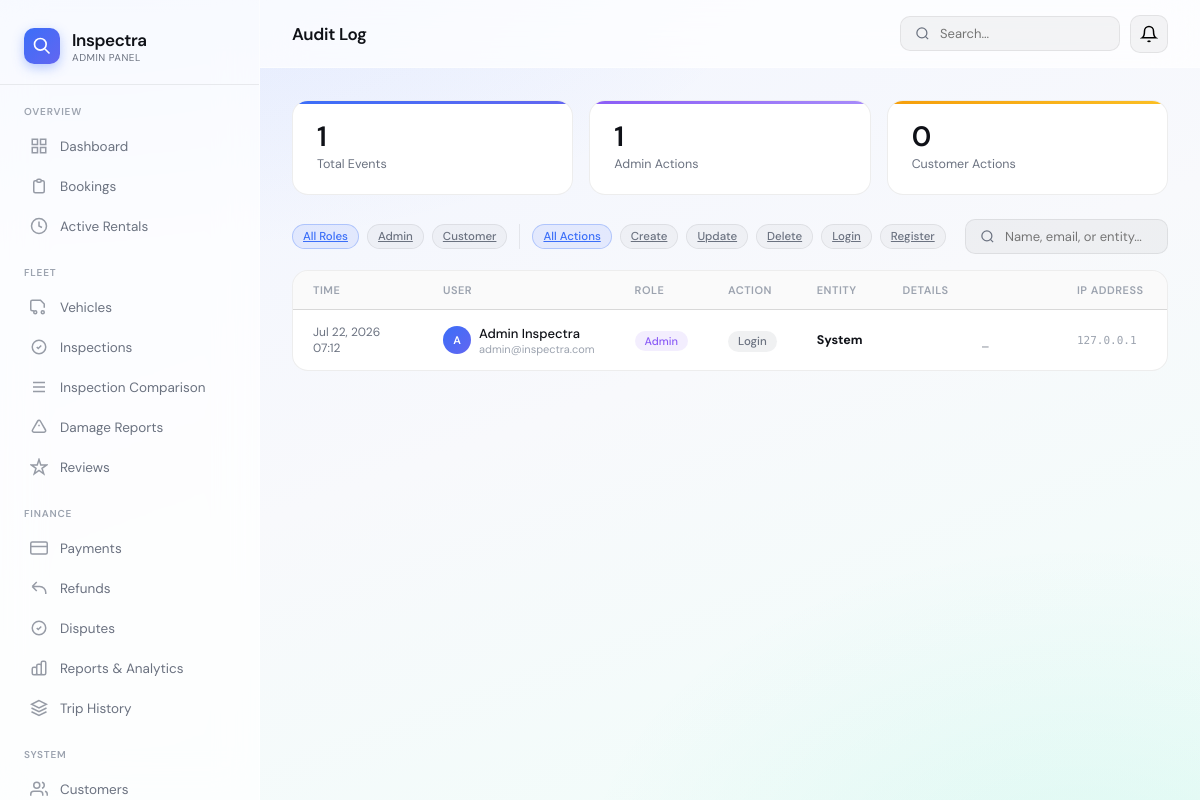
Page /admin/audit_log.php (signed in) on the committed database.
### tables this page shows
CREATE TABLE IF NOT EXISTS audit_logs (
    `id` INT UNSIGNED AUTO_INCREMENT PRIMARY KEY,
    `user_id` INT UNSIGNED NULL,
    `action` VARCHAR(100) NOT NULL COMMENT 'create, update, delete, login, status_change',
    `entity_type` VARCHAR(50) NOT NULL COMMENT 'user, booking, vehicle, payment, inspection',
    `entity_id` INT UNSIGNED NULL,
    `old_data` JSON NULL,
    `new_data` JSON NULL,
    `ip_address` VARCHAR(45) NULL,
    `user_agent` TEXT NULL,
    `created_at` TIMESTAMP DEFAULT CURRENT_TIMESTAMP,
    INDEX `idx_user` (`user_id`),
    INDEX `idx_entity` (`entity_type`, `entity_id`),
    INDEX `idx_time` (`created_at`),
    INDEX `idx_action` (`action`)
);

CREATE TABLE IF NOT EXISTS users (
    id INT UNSIGNED AUTO_INCREMENT PRIMARY KEY,
    uuid VARCHAR(36) UNIQUE NOT NULL,
    first_name VARCHAR(100) NOT NULL,
    last_name VARCHAR(100) NOT NULL,
    email VARCHAR(255) UNIQUE NOT NULL,
    phone VARCHAR(30),
    date_of_birth DATE NULL,
    address VARCHAR(255) NULL,
    city VARCHAR(100) NULL,
    id_document_type VARCHAR(50) NULL,
    id_document_number VARCHAR(80) NULL,
    emergency_contact_name VARCHAR(150) NULL,
    emergency_contact_phone VARCHAR(30) NULL,
    password_hash VARCHAR(255),
    role ENUM('admin','customer') NOT NULL DEFAULT 'customer',
    avatar VARCHAR(500),
    avatar_path VARCHAR(500) NULL,
    oauth_provider ENUM('google','apple') NULL,
    oauth_id VARCHAR(255) NULL,
    is_verified TINYINT(1) DEFAULT 0,
    is_active TINYINT(1) DEFAULT 1,
    email_verified_at TIMESTAMP NULL,
    last_login_at TIMESTAMP NULL,
    created_at TIMESTAMP DEFAULT CURRENT_TIMESTAMP,
    updated_at TIMESTAMP DEFAULT CURRENT_TIMESTAMP ON UPDATE CURRENT_TIMESTAMP,
    INDEX idx_email (email),
    INDEX idx_role (role),
    INDEX idx_uuid (uuid)
);

### includes/db.php (called while the page is built, shortened)
<?php
class DB {
    private static ?PDO $instance = null;
    public static function getInstance(): PDO {
        if (self::$instance === null) {
            try {
                $dsn = "mysql:host=" . DB_HOST . ";port=" . DB_PORT . ";dbname=" . DB_NAME . ";charset=utf8mb4";
                self::$instance = new PDO($dsn, DB_USER, DB_PASS, [
                    PDO::ATTR_ERRMODE            => PDO::ERRMODE_EXCEPTION,
                    PDO::ATTR_DEFAULT_FETCH_MODE => PDO::FETCH_ASSOC,
                    PDO::ATTR_EMULATE_PREPARES   => false,
                ]);
            } catch (PDOException $e) {
                http_response_code(500);
                die(json_encode(['error' => 'Database connection failed']));
            }
        }
        return self::$instance;
    }
    public static function query(string $sql, array $params = []): PDOStatement {
        $stmt = self::getInstance()->prepare($sql);
        $stmt->execute($params);
        return $stmt;
    }
    public static function fetchOne(string $sql, array $params = []): ?array {
        $result = self::query($sql, $params)->fetch();
        return $result ?: null;
    }
    public static function fetchAll(string $sql, array $params = []): array {
        return self::query($sql, $params)->fetchAll();
    }
}

### includes/helpers.php (called while the page is built, shortened)
<?php
function e(string $str): string {
    return htmlspecialchars($str, ENT_QUOTES, 'UTF-8');
}
function format_datetime(string $datetime, string $format = 'M d, Y H:i'): string { return date($format, strtotime($datetime)); }
    ?>

### admin/audit_log.php (the view, shortened to what this page needs)
<?php
$action = $_GET['action'] ?? '';
$role   = $_GET['role'] ?? '';
$q      = trim($_GET['q'] ?? '');
$page   = max(1, (int)($_GET['page'] ?? 1));
$perPage = 50;
$where = "WHERE 1";
$params = [];
$joins = "FROM audit_logs al LEFT JOIN users u ON al.user_id = u.id";
$total = DB::fetchOne("SELECT COUNT(*) c $joins $where", $params)['c'];
$stats = DB::fetchOne("
    SELECT
        SUM(u.role='admin') admin_cnt,
        SUM(u.role='customer') customer_cnt,
        SUM(al.created_at >= CURDATE()) today_cnt
    $joins
");
$dataParams = array_merge($params, [$perPage, ($page - 1) * $perPage]);
$logs = DB::fetchAll("
    SELECT al.*, u.first_name, u.last_name, u.email, u.role
    $joins
    $where
    ORDER BY al.created_at DESC
    LIMIT ? OFFSET ?
", $dataParams);
$actionColor = [
    'create'   => 'background:rgba(16,185,129,0.1);color:var(--success)',
    'update'   => 'background:rgba(59,110,248,0.1);color:var(--accent)',
    'delete'   => 'background:rgba(239,68,68,0.1);color:var(--danger)',
    'login'    => 'background:rgba(107,114,128,0.1);color:#6b7280',
    'register' => 'background:rgba(139,92,246,0.1);color:#8b5cf6',
];
require_once __DIR__ . '/../includes/admin-header.php';
?>
<div class="stats-grid" style="grid-template-columns:repeat(3,1fr);margin-bottom:24px">
  <div class="stat-card">
    <div class="stat-card-accent" style="background:linear-gradient(90deg,var(--accent),#6366f1)"></div>
    <div class="stat-value"><?= number_format($total) ?></div>
    <div class="stat-label">Total Events</div>
  </div>
  <div class="stat-card">
    <div class="stat-card-accent" style="background:linear-gradient(90deg,#8b5cf6,#a78bfa)"></div>
    <div class="stat-value"><?= (int)($stats['admin_cnt'] ?? 0) ?></div>
    <div class="stat-label">Admin Actions</div>
  </div>
  <div class="stat-card">
    <div class="stat-card-accent" style="background:linear-gradient(90deg,#f59e0b,#fbbf24)"></div>
    <div class="stat-value"><?= (int)($stats['customer_cnt'] ?? 0) ?></div>
    <div class="stat-label">Customer Actions</div>
  </div>
</div>
<form method="GET" style="margin-bottom:16px">
  <div style="display:flex;gap:12px;flex-wrap:wrap;align-items:center;justify-content:space-between">
    <div style="display:flex;gap:8px;flex-wrap:wrap">
      <a href="?<?= http_build_query(array_merge($_GET, ['role' => '', 'page' => 1])) ?>" class="chip <?= $role === '' ? 'active' : '' ?>">All Roles</a>
      <a href="?<?= http_build_query(array_merge($_GET, ['role' => 'admin', 'page' => 1])) ?>" class="chip <?= $role === 'admin' ? 'active' : '' ?>">Admin</a>
      <a href="?<?= http_build_query(array_merge($_GET, ['role' => 'customer', 'page' => 1])) ?>" class="chip <?= $role === 'customer' ? 'active' : '' ?>">Customer</a>
      <a href="?<?= http_build_query(array_merge($_GET, ['action' => '', 'page' => 1])) ?>" class="chip <?= $action === '' ? 'active' : '' ?>">All Actions</a>
      <?php foreach (['create' => 'Create', 'update' => 'Update', 'delete' => 'Delete', 'login' => 'Login', 'register' => 'Register'] as $val => $label): ?>
      <a href="?<?= http_build_query(array_merge($_GET, ['action' => $val, 'page' => 1])) ?>" class="chip <?= $action === $val ? 'active' : '' ?>"><?= $label ?></a>
      <?php endforeach; ?>
    </div>
    <div class="search-bar" style="max-width:280px">
      <svg fill="none" stroke="currentColor" stroke-width="2" viewBox="0 0 24 24"><circle cx="11" cy="11" r="8"/><path d="M21 21l-4.35-4.35"/></svg>
      <input name="q" value="<?= e($q) ?>" style="background:none;border:none;outline:none;font-family:var(--font);font-size:13px;color:var(--text);width:100%" placeholder="Name, email, or entity...">
    </div>
  </div>
</form>
<div class="card">
  <div class="table-wrap">
    <table>
      <thead><tr><th style="width:130px">Time</th><th>User</th><th>Role</th><th>Action</th><th>Entity</th><th>Details</th><th style="width:110px">IP Address</th></tr></thead>
      <tbody>
        <?php if (empty($logs)): ?>
        <tr><td colspan="7">
          <div class="empty-state">
            <div class="empty-state-icon">📋</div>
            <div class="empty-state-title">No activity yet</div>
            <div class="empty-state-desc">Major admin and customer actions across the platform will appear here.</div>
          </div>
        </td></tr>
        <?php else: foreach ($logs as $log): ?>
        <tr>
          <td style="font-size:12px;color:var(--text-secondary)"><?= format_datetime($log['created_at']) ?></td>
          <td>
            <?php if ($log['user_id']): ?>
            <div style="display:flex;align-items:center;gap:8px">
              <div class="avatar" style="width:28px;height:28px;font-size:11px"><?= strtoupper(mb_substr($log['first_name'] ?? '?', 0, 1)) ?></div>
              <div>
                <div style="font-size:13px;font-weight:500"><?= e(trim(($log['first_name'] ?? '') . ' ' . ($log['last_name'] ?? '')) ?: 'Deleted user') ?></div>
                <div style="font-size:11px;color:var(--text-tertiary)"><?= e($log['email'] ?? '') ?></div>
              </div>
            </div>
            <?php else: ?>
            <span style="color:var(--text-tertiary);font-size:12.5px">System</span>
            <?php endif; ?>
          </td>
          <td>
            <?php if ($log['role']): ?>
            <span style="padding:3px 10px;border-radius:20px;font-size:11px;font-weight:500;<?= $log['role'] === 'admin' ? 'background:rgba(139,92,246,0.1);color:#8b5cf6' : 'background:rgba(245,158,11,0.1);color:#d97706' ?>"><?= ucfirst($log['role']) ?></span>
            <?php else: ?>
            <span style="color:var(--text-tertiary)">—</span>
            <?php endif; ?>
          </td>
          <td><span style="padding:3px 10px;border-radius:20px;font-size:11.5px;font-weight:500;<?= $actionColor[$log['action']] ?? 'background:rgba(107,114,128,0.1);color:#6b7280' ?>"><?= ucfirst($log['action']) ?></span></td>
          <td style="font-size:12.5px"><strong><?= e(ucfirst(str_replace('_', ' ', $log['entity_type']))) ?></strong><?= $log['entity_id'] ? ' #' . $log['entity_id'] : '' ?></td>
          <td style="font-family:var(--mono);font-size:11px;color:var(--text-secondary);max-width:260px;white-space:pre-wrap">
            <?php
            $old = json_decode($log['old_data'] ?? '', true) ?? [];
            $new = json_decode($log['new_data'] ?? '', true) ?? [];
            if (!empty($new)) {
                $parts = [];
                foreach ($new as $k => $v) {
                    if (is_array($v)) $v = json_encode($v);
                    $parts[] = "$k: " . (isset($old[$k]) && $old[$k] != $v ? "{$old[$k]} → " : '') . $v;
                }
                echo e(implode(', ', array_slice($parts, 0, 4)));
            } else {
                echo '—';
            }
            ?>
          </td>
          <td style="font-family:var(--mono);font-size:11px;color:var(--text-tertiary)"><?= e($log['ip_address'] ?? '—') ?></td>
        </tr>
        <?php endforeach; endif; ?>
      </tbody>
    </table>
  </div>
</div>
<?php require_once __DIR__ . '/../includes/admin-footer.php'; ?>

### rows in the picture
audit_logs: created_at "Jul 22, 2026 07:12", user.first_name "A", user.last_name "Admin Inspectra", user.email "admin@inspectra.com", user.role "Admin", action "Login", entity_type "System", ip_address "127.0.0.1"

### other values in the picture
$pageTitle "Audit Log"
$total "1"
$stats['admin_cnt'] "1"
$stats['customer_cnt'] "0"
$label "Create"
$label "Update"
$label "Delete"
$label "Login"
$label "Register"
